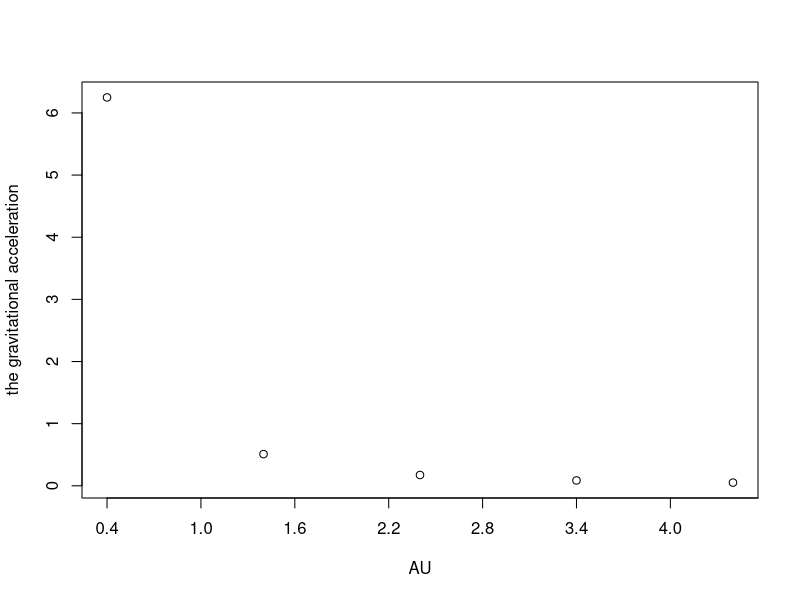
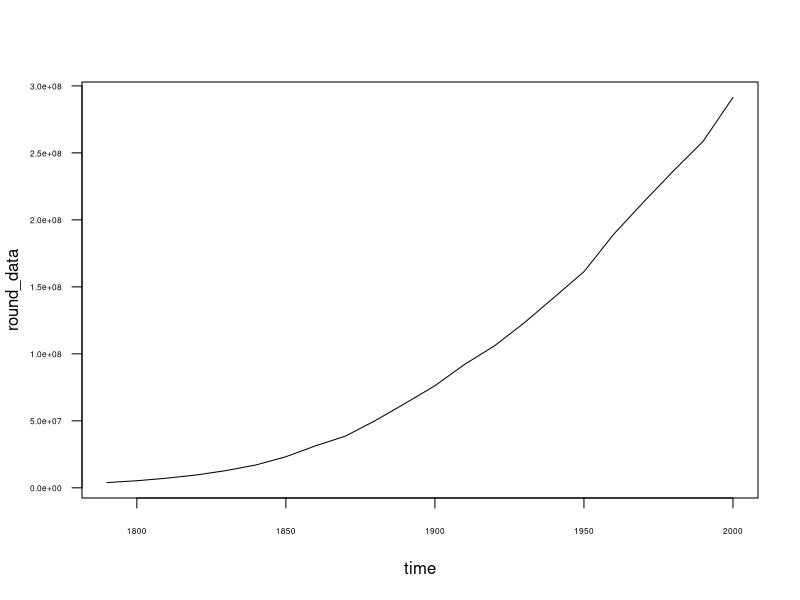
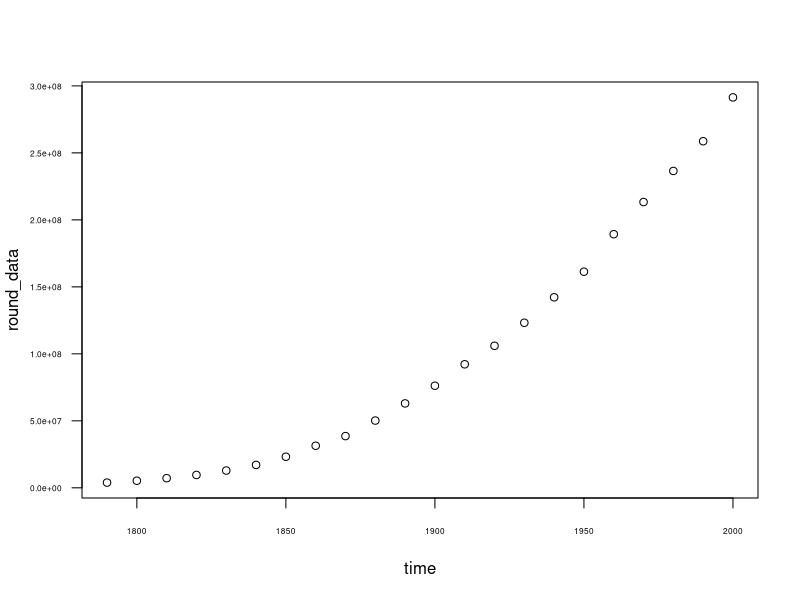
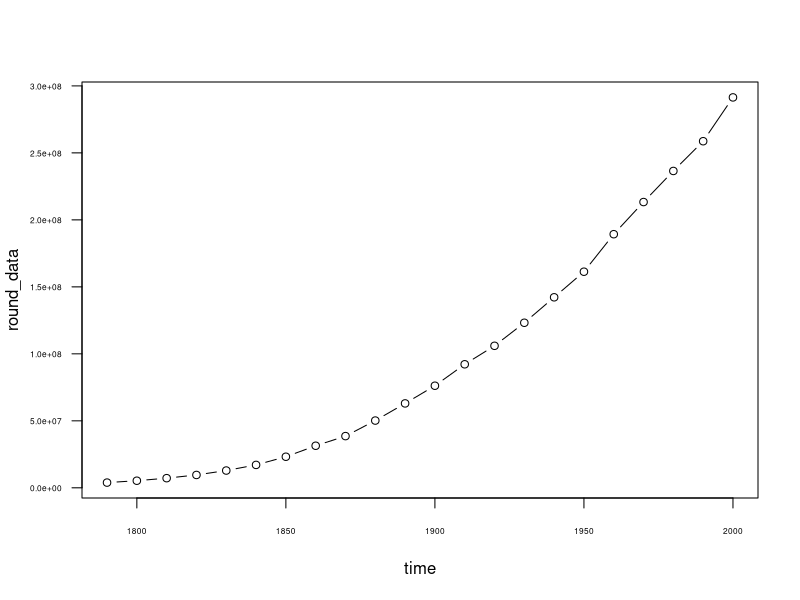
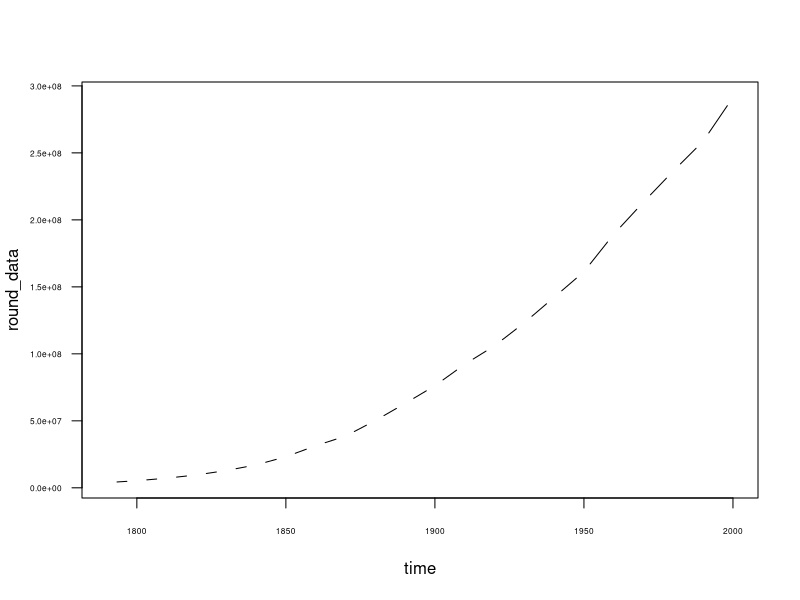
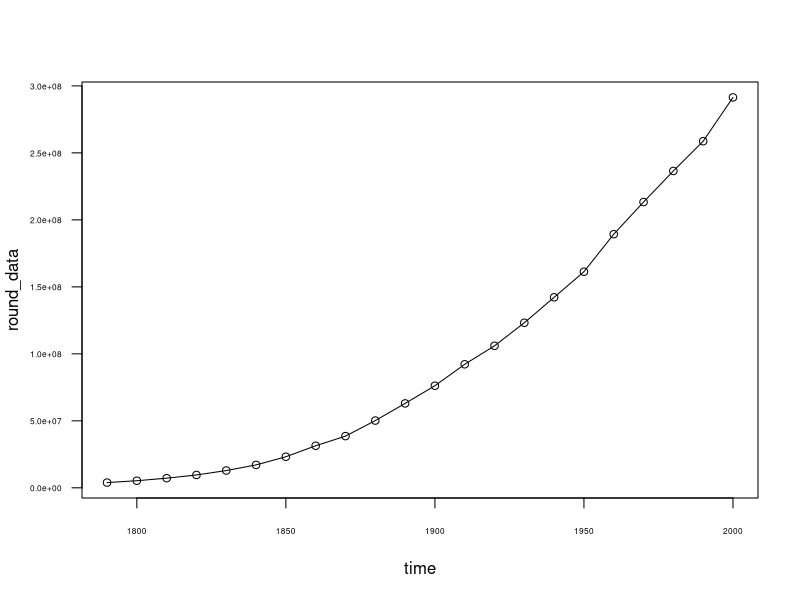
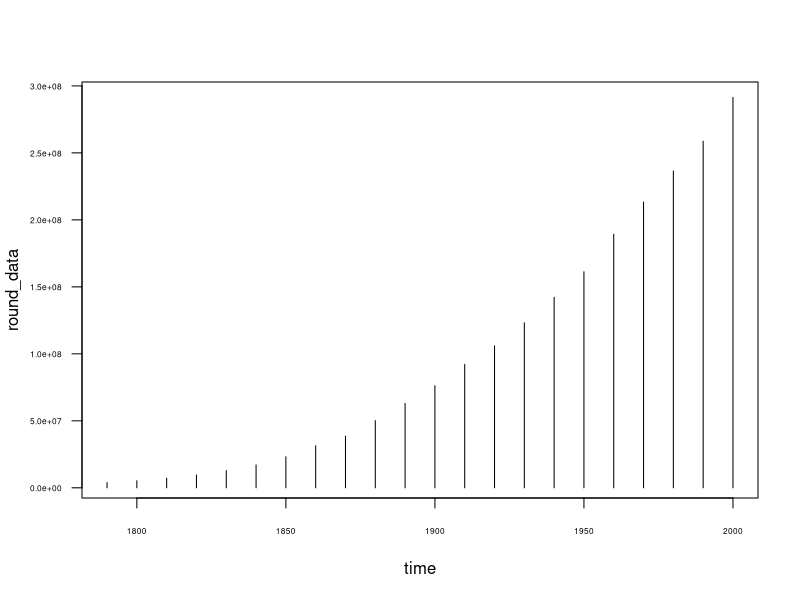

Write R code to recreate these figures, in order.
## ---- chunk 1
knitr::opts_chunk$set(
    echo = TRUE,
    warning = FALSE,
    message = FALSE)
## ---- chunk 2
Mercury <- 1 / (0.39)^2
Venus <- 1 / (0.723)^2
Mars <- 1 / (1.524)^2
Jupiter <- 1 / (5.203)^2
Saturn <- 1 / (9.539)^2
Uranus <- 1 / (19.18)^2
Neptune <- 1 / (30.06)^2
Pluto <- 1 / (39.53)^2
a <- c(Mercury, Venus, Mars, Jupiter, Saturn, Uranus, Neptune, Pluto)
# the gravitational accelerations at each of the planets’ average distances from the sun
print(a)
## ---- chunk 3
r <- 0.4:5.2
a <- 1 / r^2
plot(r, a, xlab="AU", ylab="the gravitational acceleration", xaxp = c(0.4, 5.2, 8))
## ---- chunk 4
library("plyr")

data <- c(3929214, 5308483, 7239881, 9638453, 12860702, 17063353, 23191876, 31443321, 38558371, 50189209,
            62979766, 76212168, 92228496, 106021537, 123202624, 142164569, 161325798, 189323175, 213302031,
            236542199, 258709873, 291421906
        )
time <- seq(1790, 2000, 10)
round_data <- round_any(data, 100000)
# The line plot of of the U.S. population vs time
plot(time, round_data, type = "l", las = 1, cex.axis = 0.5)

# Compare with the different graph types
plot(time, round_data, type = "p", las = 1, cex.axis = 0.5)
plot(time, round_data, type = "b", las = 1, cex.axis = 0.5)
plot(time, round_data, type = "c", las = 1, cex.axis = 0.5)
plot(time, round_data, type = "o", las = 1, cex.axis = 0.5)
plot(time, round_data, type = "h", las = 1, cex.axis = 0.5)
